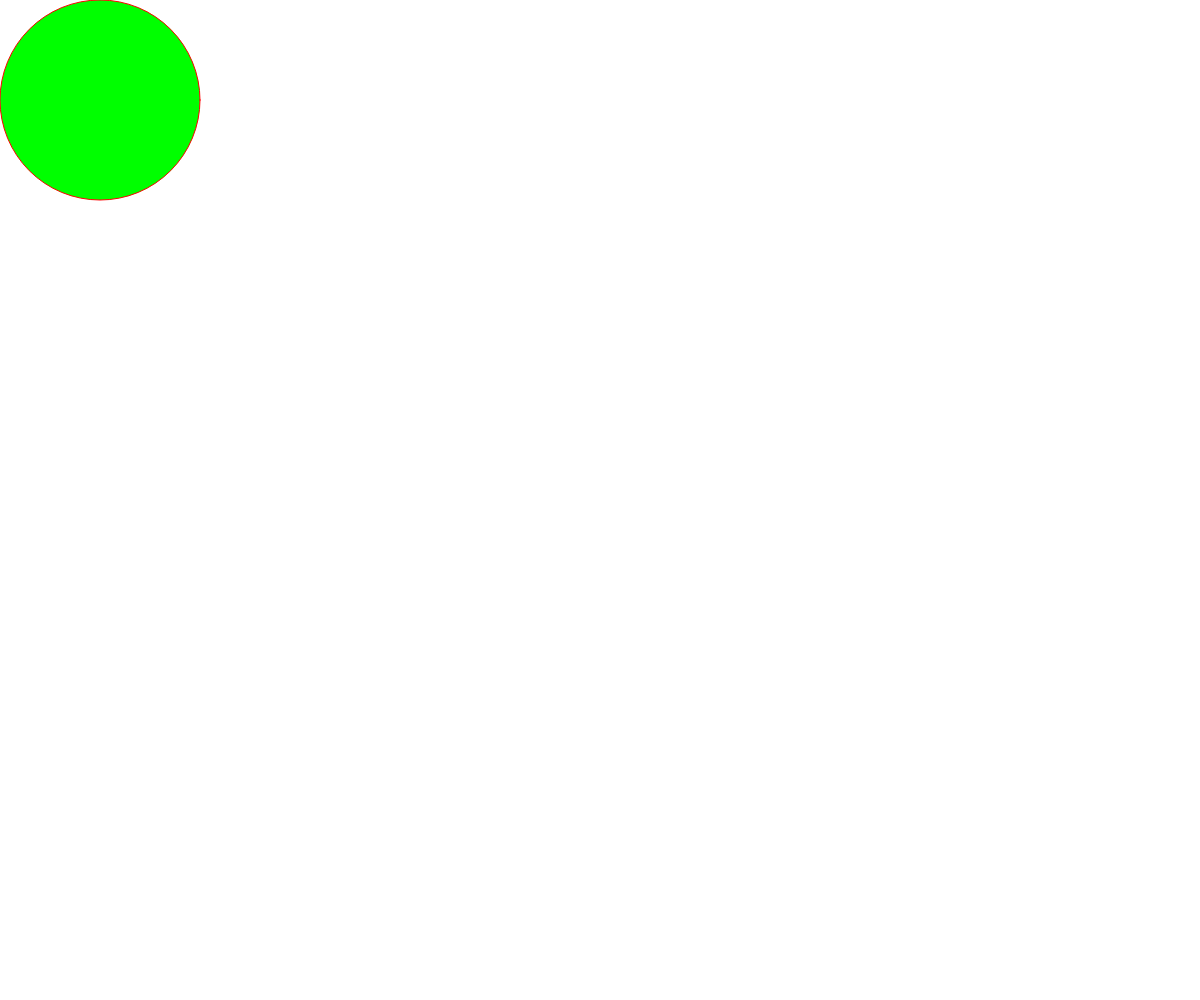
Frame 1 (no input)
Frame 60 (no input): identical to frame 1, image omitted
Frame 120 (the mouse pressed at the canvas centre since frame 60): identical to frame 1, image omitted

The p5.js sketch that drew this single still picture (run headless with seeded random() and noise() and a simulated clock; from frame 60 on, the mouse is pressed at the canvas centre):

// p5.js sketch
// ── sketch.js
function setup() {
  // setup code here
  createCanvas(windowWidth, windowHeight);
}

function draw() {
  //colors Channels Red Green Blue
  background(255,255,255);

  stroke(255,0,0);
  fill(0,255,0);
  strokeWeight(1);
  ellipse(100,100, 200, 200); // position x, y and width and height

  //make a composition with different ellipses
  //with different collors, size and position

}

function keyPressed() {
  //code to be run at every keypress event
}

function windowResized() {
  //cavas size will be resized in case window size has changed
  resizeCanvas(windowWidth, windowHeight);
}
